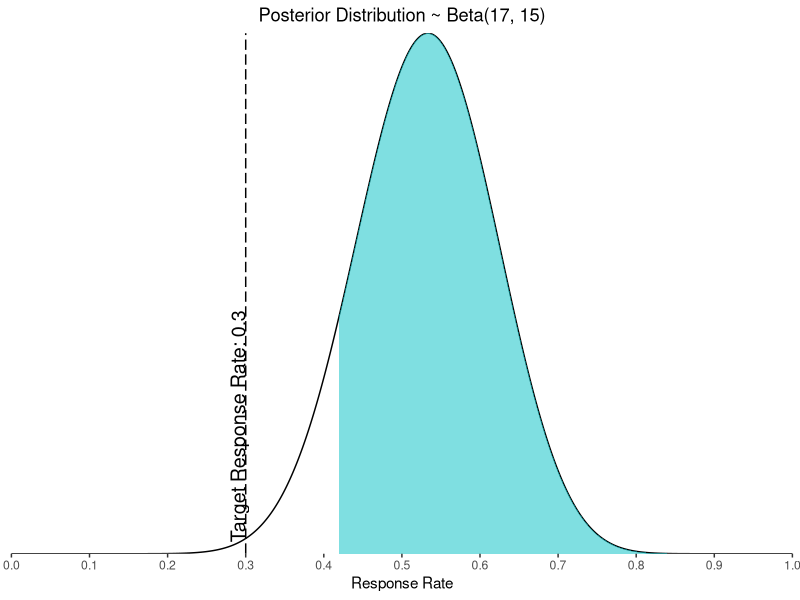
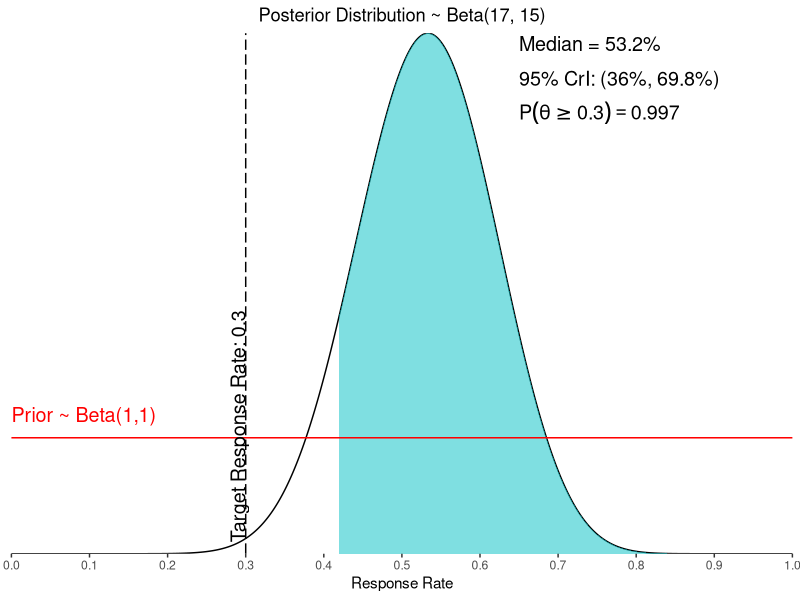
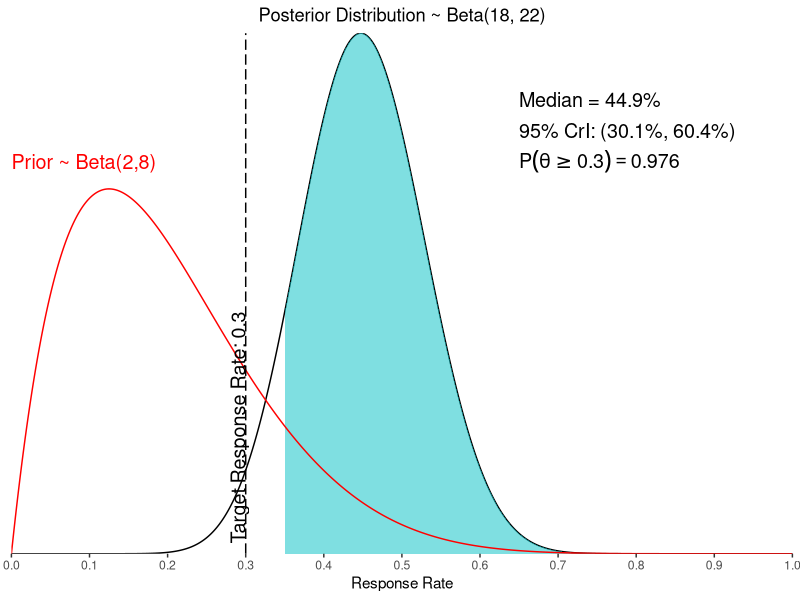
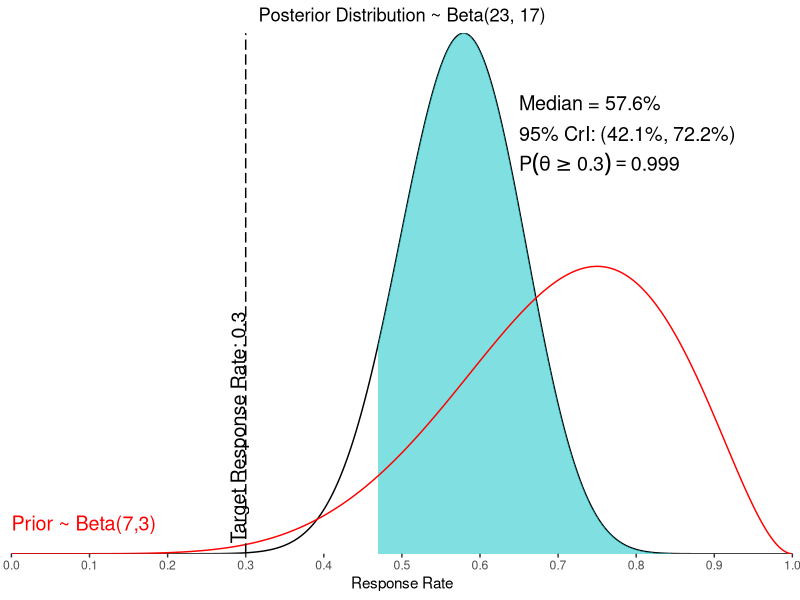
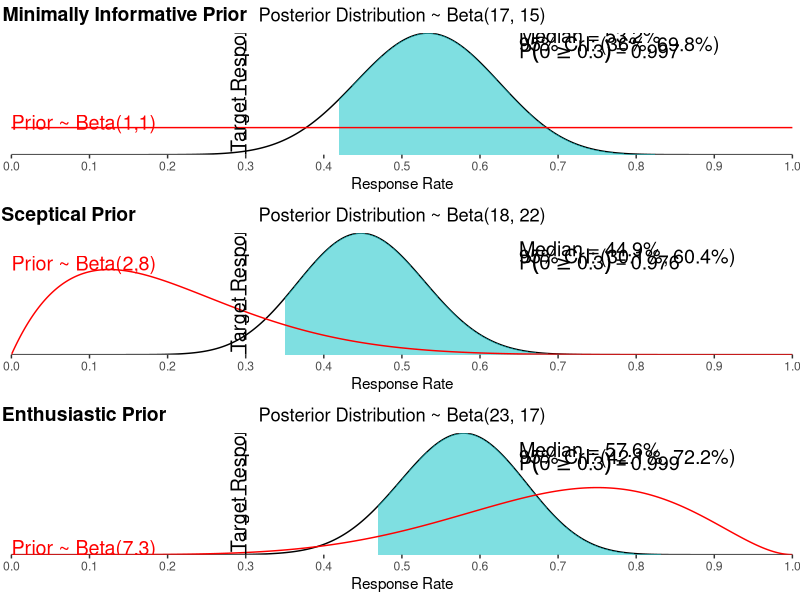

Reproduce these figures in R, in order.
## ---- chunk 1
knitr::opts_chunk$set(echo = TRUE)
library(tidyverse)
library(ggpubr)
## ---- chunk 2
a0 <- 1
b0 <- 1 
n <- 30 
y <- 16 
a <- a0+y
b <- b0+n-y 
c <- 0.3
q <- 0.9
## ---- chunk 3
mean <- a/(a+b)
mode <- (a-1)/(a+b-2)
var <- (a*b)/((a+b+1)*(a+b)^2)
median <- qbeta(p = 0.5, shape1 = a, shape2 = b)
LB <- qbeta(p = 0.025, shape1 = a, shape2 = b)
UB <- qbeta(p = 0.975, shape1 = a, shape2 = b)
Prob <- pbeta(q = c, shape1 = a, shape2 = b, lower.tail = F)
## ---- chunk 4
PT <- signif(qbeta(p = 1-q, shape1 = a, shape2 = b), 2)

post_data <- data.frame(x = seq(0, 1, by = 0.001)) %>%
  mutate(db = dbeta(x,a,b))

plot <- post_data %>% 
  ggplot(aes(x = x, y = db))+
  geom_line() +
  geom_ribbon(data = post_data %>% filter(x >= PT & x <= 1),
              aes(ymin = 0, ymax = db), fill = "#00BFC4" , alpha = 0.5) +
  geom_vline(aes(xintercept = c),  lty = "longdash") +
  annotate("text", x = -0.01 + c, y = 0.1, size = 5, angle = 90, col = "black",
           hjust = 0, label = paste("Target Response Rate:", c)) +
  ggtitle(label = paste("Posterior Distribution ~ Beta(",a, ", ", b,")",
                        sep = "")) +
  labs(x = "Response Rate", y = " ") +
  scale_y_continuous(expand = c(0,0))+
  scale_x_continuous(expand = c(0,0), breaks = seq(0, 1, by = 0.1)) +
  theme(axis.line=element_blank(),
        axis.title.y=element_blank(),
        axis.text.y=element_blank(),
        axis.ticks.y=element_blank(),
        panel.background=element_blank(),
        panel.border=element_blank(),
        panel.grid.major=element_blank(),
        panel.grid.minor=element_blank(),
        plot.background=element_blank(),
        plot.title = element_text(hjust = 0.5)) 

plot
## ---- chunk 5
prior_data <- data.frame(x = seq(0, 1, by = 0.001)) %>%
  mutate(db = dbeta(x,a0,b0))

plot_prior <- post_data %>% 
  ggplot(aes(x = x, y = db))+
  geom_line() +
  geom_ribbon(data = post_data %>% filter(x >= PT & x <= 1),
              aes(ymin = 0, ymax = db), fill = "#00BFC4" , alpha = 0.5)+
  geom_line(data = prior_data, aes(x = x, y = db), col = "red" )+
  geom_vline(aes(xintercept = c), lty = "longdash")+
  annotate("text", x = -0.01 + c, y = 0.1, size = 5, angle = 90, col = "black",
           hjust = 0, label = paste("Target Response Rate:", c),) + 
  annotate("text",  x = 0, y = 1.2, size =5, col = "red", hjust = 0,
           label = paste("Prior ~ Beta(", a0, "," , b0, ")", sep =""))+
  annotate("text", x = 0.65, y = 4.4, size = 5, hjust = 0, 
           label = paste("Median = ", round(median*100,1), "%", sep =""))+
  annotate("text", x = 0.65, y = 4.1, size = 5,  hjust = 0, 
           label = paste("95% CrI: (", round(LB*100,1), "%", ", ",
                         round(UB*100,1), "%)", sep =""))+
  annotate("text", x = 0.65, y = 3.8, size = 5,  hjust = 0, 
           label = expression(P(theta >= 0.3) ==  0.997))+
  ggtitle(label = paste("Posterior Distribution ~ Beta(",a, ", ", b,")",
                        sep = "")) +
  labs(x = "Response Rate", y = " ") +
  scale_y_continuous(expand = c(0,0))+
  scale_x_continuous(expand = c(0,0), breaks = seq(0, 1, by = 0.1))+
  theme(axis.line=element_blank(),
        axis.title.y=element_blank(),
        axis.text.y=element_blank(),
        axis.ticks.y=element_blank(),
        panel.background=element_blank(),
        panel.border=element_blank(),
        panel.grid.major=element_blank(),
        panel.grid.minor=element_blank(),
        plot.background=element_blank(),
        plot.title = element_text(hjust = 0.5)) 

plot_prior
## ---- chunk 6
# sceptical prior 
a0 <- 2 
b0 <- 8 
n <- 30 
y <- 16 
a <- a0+y
b <- b0+n-y 
c <- 0.3
q <- 0.9
## ---- chunk 7
mean <- a/(a+b)
mode <- (a-1)/(a+b-2)
var <- (a*b)/((a+b+1)*(a+b)^2)
median <- qbeta(p = 0.5, shape1 = a, shape2 = b)
LB <- qbeta(p = 0.025, shape1 = a, shape2 = b)
UB <- qbeta(p = 0.975, shape1 = a, shape2 = b)
Prob <- pbeta(q = c, shape1 = a, shape2 = b, lower.tail = F)
## ---- chunk 8
PT <- signif(qbeta(p = 1-q, shape1 = a, shape2 = b), 2)

post_data <- data.frame(x = seq(0, 1, by = 0.001)) %>%
  mutate(db = dbeta(x,a,b))

prior_data <- data.frame(x = seq(0, 1, by = 0.001)) %>%
  mutate(db = dbeta(x,a0,b0))

plot_scep <- post_data %>% 
  ggplot(aes(x = x, y = db))+
  geom_line() +
  geom_ribbon(data = post_data %>% filter(x >= PT & x <= 1),
              aes(ymin = 0, ymax = db), fill = "#00BFC4" , alpha = 0.5)+
  geom_line(data = prior_data, aes(x = x, y = db), col = "red" )+
  geom_vline(aes(xintercept = c), lty = "longdash")+
  annotate("text", x = -0.01 + c, y = 0.1, size = 5, angle = 90, col = "black",
           hjust = 0, label = paste("Target Response Rate:", c))+ 
  
  annotate("text",  x = 0, y = 3.8, size =5, col = "red", hjust = 0,
           label = paste("Prior ~ Beta(", a0, "," , b0, ")", sep =""))+
  annotate("text", x = 0.65, y = 4.4, size = 5, hjust = 0, 
           label = paste("Median = ", round(median*100,1), "%", sep =""))+
  annotate("text", x = 0.65, y = 4.1, size = 5,  hjust = 0, 
           label = paste("95% CrI: (", round(LB*100,1), "%", ", ",
                         round(UB*100,1), "%)", sep =""))+
  annotate("text", x = 0.65, y = 3.8, size = 5,  hjust = 0, 
           label = expression(P(theta >= 0.3) ==  0.976))+
  
  ggtitle(label = paste("Posterior Distribution ~ Beta(",a, ", ", b,")",
                        sep = "")) +
  labs(x = "Response Rate", y = " ") +
  scale_y_continuous(expand = c(0,0))+
  scale_x_continuous(expand = c(0,0), breaks = seq(0, 1, by = 0.1))+
  theme(axis.line=element_blank(),
        axis.title.y=element_blank(),
        axis.text.y=element_blank(),
        axis.ticks.y=element_blank(),
        panel.background=element_blank(),
        panel.border=element_blank(),
        panel.grid.major=element_blank(),
        panel.grid.minor=element_blank(),
        plot.background=element_blank(),
        plot.title = element_text(hjust = 0.5)) 

plot_scep
## ---- chunk 9
# enthusiastic prior 
a0 <- 7 
b0 <- 3 
n <- 30 
y <- 16 
a <- a0+y
b <- b0+n-y 
c <- 0.3
q <- 0.9
## ---- chunk 10
mean <- a/(a+b)
mode <- (a-1)/(a+b-2)
var <- (a*b)/((a+b+1)*(a+b)^2)
median <- qbeta(p = 0.5, shape1 = a, shape2 = b)
LB <- qbeta(p = 0.025, shape1 = a, shape2 = b)
UB <- qbeta(p = 0.975, shape1 = a, shape2 = b)
Prob <- pbeta(q = c, shape1 = a, shape2 = b, lower.tail = F)
## ---- chunk 11
PT <- signif(qbeta(p = 1-q, shape1 = a, shape2 = b), 2)

post_data <- data.frame(x = seq(0, 1, by = 0.001)) %>%
  mutate(db = dbeta(x,a,b))

prior_data <- data.frame(x = seq(0, 1, by = 0.001)) %>%
  mutate(db = dbeta(x,a0,b0))

plot_enth <- post_data %>% 
  ggplot(aes(x = x, y = db))+
  geom_line() +
  geom_ribbon(data = post_data %>% filter(x >= PT & x <= 1),
              aes(ymin = 0, ymax = db), fill = "#00BFC4" , alpha = 0.5)+
  geom_line(data = prior_data, aes(x = x, y = db), col = "red" )+
  geom_vline(aes(xintercept = c), lty = "longdash")+
  annotate("text", x = -0.01 + c, y = 0.1, size = 5, angle = 90, col = "black",
           hjust = 0, label = paste("Target Response Rate:", c))+ 
  
  annotate("text",  x = 0, y = 0.3, size =5, col = "red", hjust = 0,
           label = paste("Prior ~ Beta(", a0, "," , b0, ")", sep =""))+
  annotate("text", x = 0.65, y = 4.4, size = 5, hjust = 0, 
           label = paste("Median = ", round(median*100,1), "%", sep =""))+
  annotate("text", x = 0.65, y = 4.1, size = 5,  hjust = 0, 
           label = paste("95% CrI: (", round(LB*100,1), "%", ", ",
                         round(UB*100,1), "%)", sep =""))+
  annotate("text", x = 0.65, y = 3.8, size = 5,  hjust = 0, 
           label = expression(P(theta >= 0.3) ==  0.999))+
  
  ggtitle(label = paste("Posterior Distribution ~ Beta(",a, ", ", b,")",
                        sep = "")) +
  labs(x = "Response Rate", y = " ") +
  scale_y_continuous(expand = c(0,0))+
  scale_x_continuous(expand = c(0,0), breaks = seq(0, 1, by = 0.1))+
  theme(axis.line=element_blank(),
        axis.title.y=element_blank(),
        axis.text.y=element_blank(),
        axis.ticks.y=element_blank(),
        panel.background=element_blank(),
        panel.border=element_blank(),
        panel.grid.major=element_blank(),
        panel.grid.minor=element_blank(),
        plot.background=element_blank(),
        plot.title = element_text(hjust = 0.5)) 

plot_enth
## ---- chunk 12
ggarrange(plot_prior, plot_scep, plot_enth,
          labels = c("Minimally Informative Prior", "Sceptical Prior", 
                     "Enthusiastic Prior"), ncol = 1, nrow = 3, hjust= -0.01)
